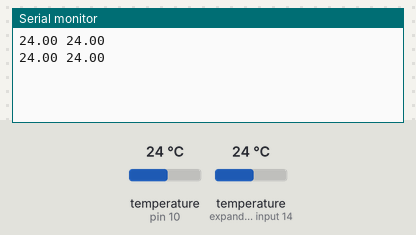
The sketch below on a simulated Arduino Uno, built with avr-gcc and run on an emulated ATmega328P. On the bench: the last lines printed to the serial monitor. The test bench sets the inputs (shaded band); at power-on: temperature (sensors on pin 10, expander input 14) 24 °C.

Above: at 3.3 s.
3.4 s: temperature (sensor on pin 10) set to 12 °C
At 5.0 s:
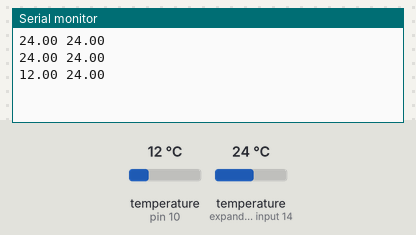
5.9 s: temperature (sensor on expander input 14) set to 12 °C
At 6.7 s:
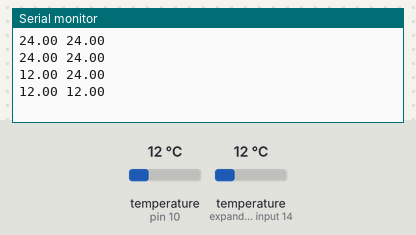
8.4 s: temperature (sensor on pin 10) set to 19 °C
At 10.2 s:
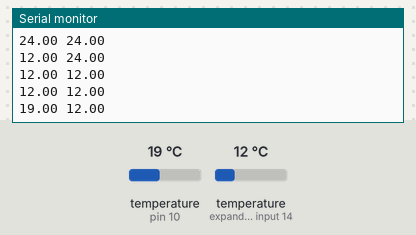
10.9 s: temperature (sensor on expander input 14) set to 19 °C
At 11.9 s:
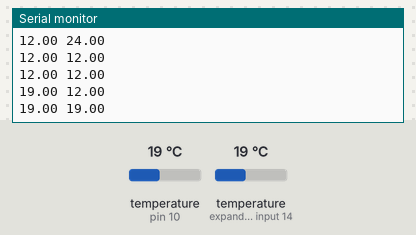
Timing chart, 0 to 13.9 s (numbered marks = the images above; inputs shaded):
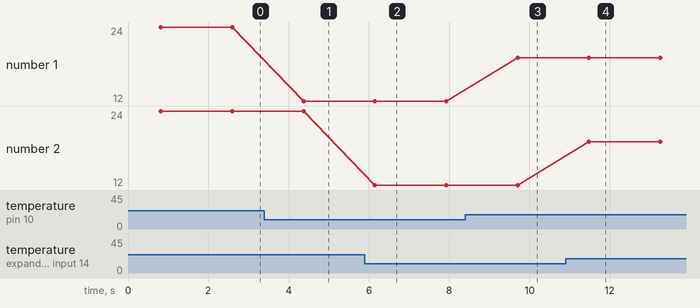

Measured:
- after the input at 3.4 s, the serial monitor: prints a new line after 0.97 s (image 1)
- after the input at 5.9 s, the serial monitor: prints a new line after 0.25 s (image 2)
- after the input at 8.4 s, the serial monitor: prints a new line after 1.3 s (image 3)
- after the input at 10.9 s, the serial monitor: prints a new line after 0.58 s (image 4)
- plotted number 1: 24 → 12 after the input at 3.4 s, 12 → 19 after the input at 8.4 s

The sketch:

sketch_08_03_OneWire_DS18B20_2.ino
```cpp
// sketch_08_03_OneWire_DS18B20_2

#include <OneWire.h>
#include <DallasTemperature.h>

const int busPin = 10;

OneWire bus(busPin);
DallasTemperature sensors(&bus);
DeviceAddress sensor1;
DeviceAddress sensor2;

void setup()
{
  Serial.begin(9600);
  sensors.begin();
  if (!sensors.getAddress(sensor1, 0))
  {
    Serial.println("DS18B20 NUMBER 1 NOT FOUND!");
  }
  if (!sensors.getAddress(sensor2, 1))
  {
    Serial.println("DS18B20 NUMBER 2 NOT FOUND!");
  }
}

void loop()
{
  sensors.requestTemperatures();
  float tempC1 = sensors.getTempC(sensor1);
  float tempC2 = sensors.getTempC(sensor2);
  Serial.print(tempC1);
  Serial.print(" ");
  Serial.println(tempC2);
  delay(1000);
}
```
